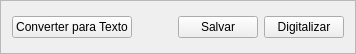
             <widget class="QFrame" name="frame_9">
              <property name="maximumSize">
               <size>
                <width>16777215</width>
                <height>50</height>
               </size>
              </property>
              <property name="frameShape">
               <enum>QFrame::StyledPanel</enum>
              </property>
              <property name="frameShadow">
               <enum>QFrame::Raised</enum>
              </property>
              <layout class="QHBoxLayout" name="horizontalLayout_26">
               <item>
                <layout class="QHBoxLayout" name="horizontalLayout_27">
                 <item>
                  <widget class="QPushButton" name="btn_ocrTab3">
                   <property name="text">
                    <string>Converter para Texto</string>
                   </property>
                  </widget>
                 </item>
                 <item>
                  <spacer name="horizontalSpacer_6">
                   <property name="orientation">
                    <enum>Qt::Horizontal</enum>
                   </property>
                   <property name="sizeHint" stdset="0">
                    <size>
                     <width>40</width>
                     <height>30</height>
                    </size>
                   </property>
                  </spacer>
                 </item>
                 <item>
                  <widget class="QPushButton" name="btn_salvar3">
                   <property name="text">
                    <string>Salvar</string>
                   </property>
                  </widget>
                 </item>
                 <item>
                  <widget class="QPushButton" name="btn_digitalizarTab3">
                   <property name="text">
                    <string>Digitalizar</string>
                   </property>
                  </widget>
                 </item>
                </layout>
               </item>
              </layout>
             </widget>
